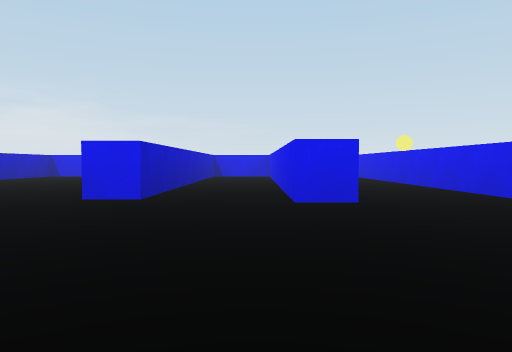
View 1 (above)

17 first-person views from a walk through a 3-D level made in the Unity game engine. The camera is 0.62 m above the floor, tilts 2° down and sees 70° across. The floor is counted in squares, 2 m on a side. Each view is taken from the middle of a square. On the plan, view 1 faces up. The plan holds only what a view shows up to about 9 squares ahead; the rest is blank. The player character is not drawn.

View 2
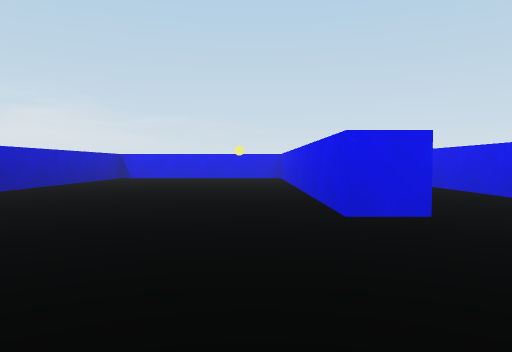

View 3
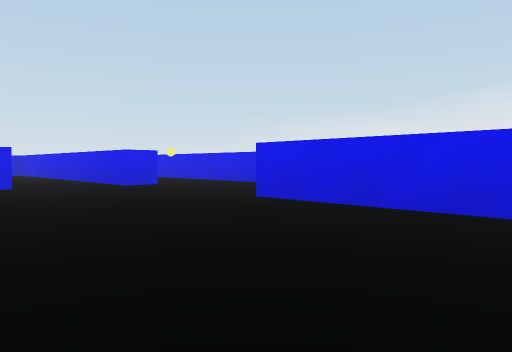

View 4
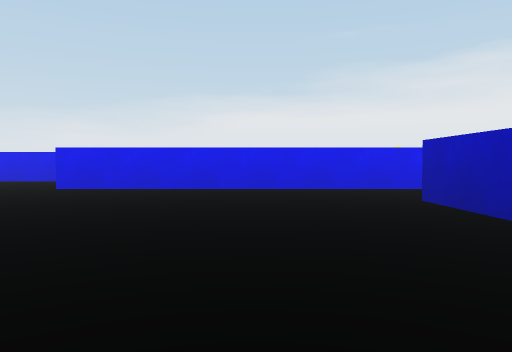

View 5
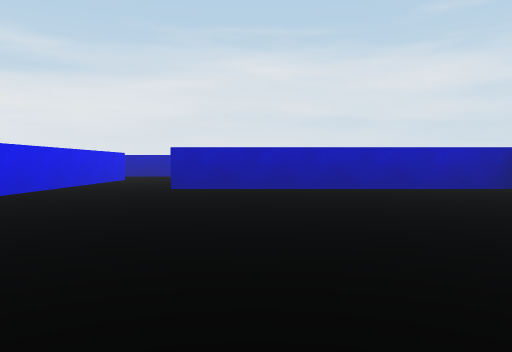

View 6
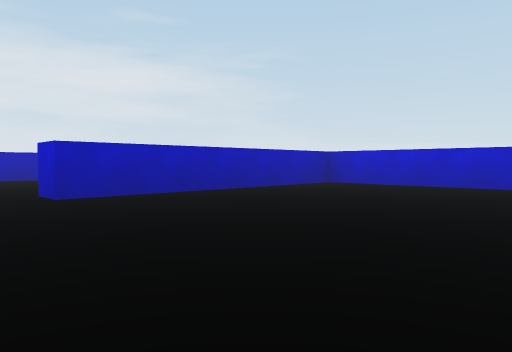

View 7
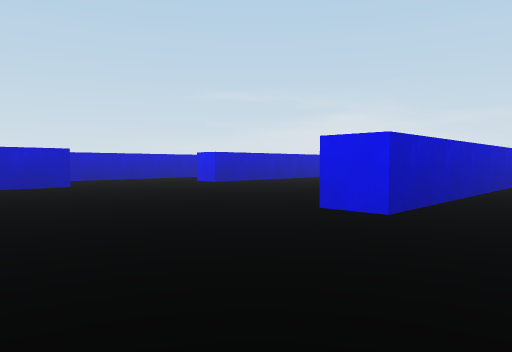

View 8
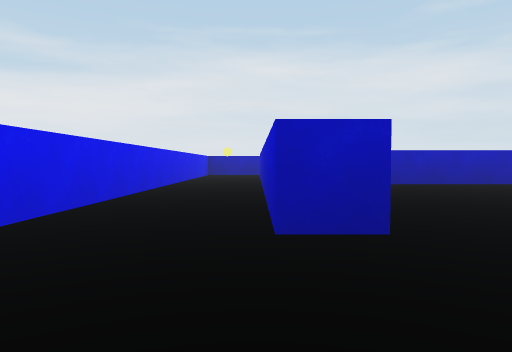

View 9
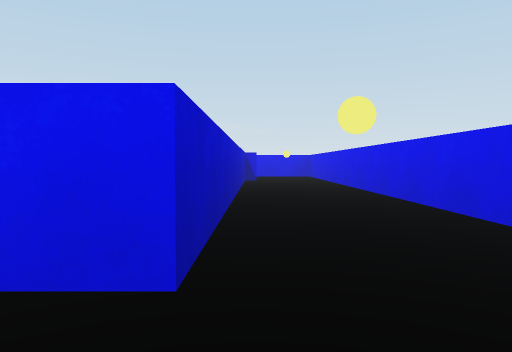

View 10
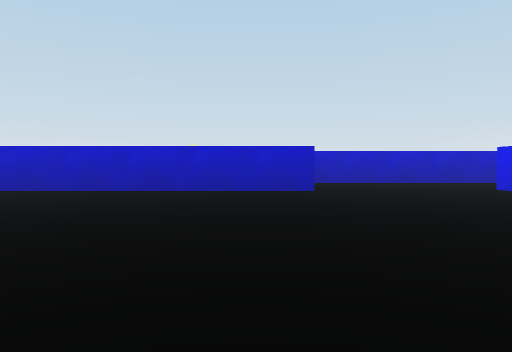

View 11
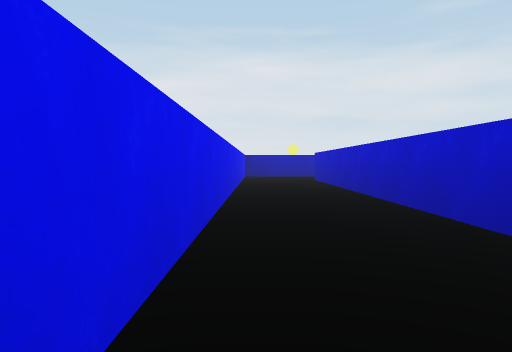

View 12
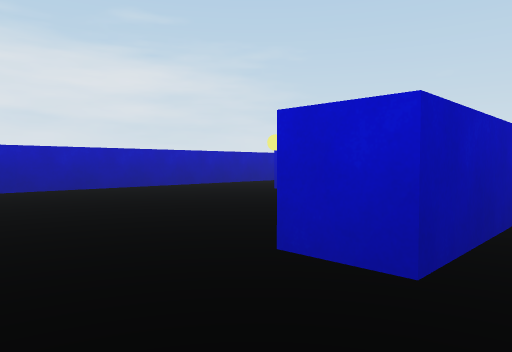

View 13
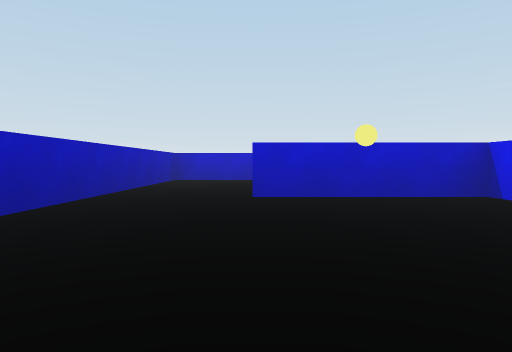

View 14
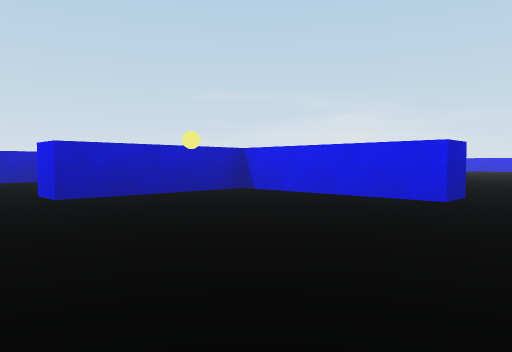

View 15
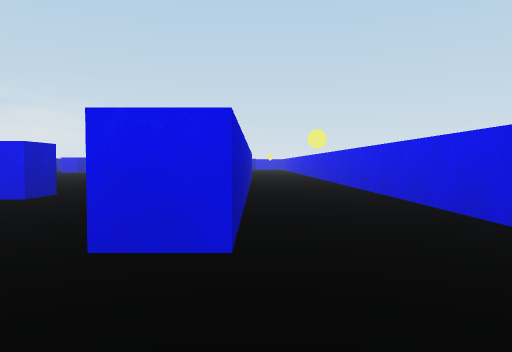

View 16
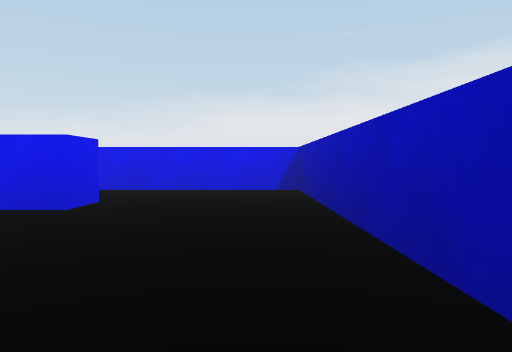

View 17
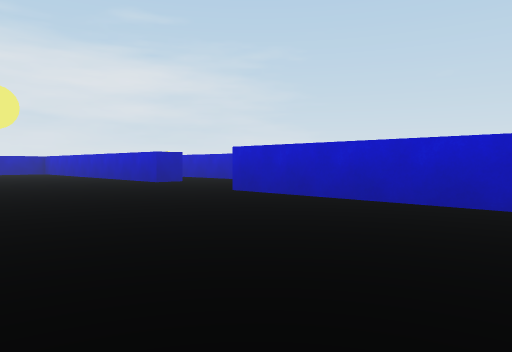

### Floor plan
Points are (right, up) in squares from view 1. A wall is a line through its corners. A room is listed if a view was taken in it or the views show most of it. See-through windows are left out.
Room 1 (views 1, 2, 3, 4, 5, 6, 7, 10, 17)
walls: (0.4, 2.9) (0.4, 8.6) (-1, 8.6) (-1, 3.1) (-1.5, 3.1) (-1.5, 8.6) (-4.8, 8.6) (-4.8, 4.8) (-5.4, 4.8); (-5.6, 2.7) (-5.1, 2.7) (-5.1, -3.4) (-1, -3.4); (0.4, -2.5) (0.4, 0.4)
ways out: opening at (1, 1.5) to room 2; opening at (0, -3) to room 3
Room 2 (views 8, 9, 11, 15)
walls: (0.4, 0.4) (0.9, 0.4) (0.9, -5.7) (0.4, -5.7); (0.9, 5.3) (0.9, 2.9) (0.4, 2.9); (0.9, 6) (0.9, 5.4); (0.5, -7.5) (2.3, -7.5) (2.3, 10.5) (1, 10.5)
ways out: opening at (1, 1.5) to room 1; opening at (1, -6.5) to room 3
Room 3 (views 12, 13, 14, 16)
walls: (0.4, -5.7) (0.4, -2.5); (-1, -3.4) (-1, -3.9) (-3.3, -3.9) (-3.3, -6); (-3.5, -7.5) (0.5, -7.5)
ways out: opening at (0, -3) to room 1; opening at (1, -6.5) to room 2; opening at (-3, -7)

Where each view was taken, in squares from view 1:
view 1: 0 up, 0 right, facing up
view 2: 1 up, 2 left, facing up
view 3: 2 down, 2 left, facing up-right
view 4: 2 down, 4 left, facing right
view 5: 1 up, 2 left, facing down
view 6: 0 up, 0 right, facing down-left
view 7: 1 up, 0 right, facing up-left
view 8: 2 up, 1 right, facing down
view 9: 2 up, 1 right, facing up
view 10: 2 up, 1 left, facing left
view 11: 1 up, 2 right, facing down
view 12: 3 down, 0 right, facing down-left
view 13: 6 down, 0 right, facing left
view 14: 7 down, 0 right, facing up-left
view 15: 7 down, 1 right, facing up
view 16: 7 down, 2 left, facing right
view 17: 8 up, 2 left, facing down-left
